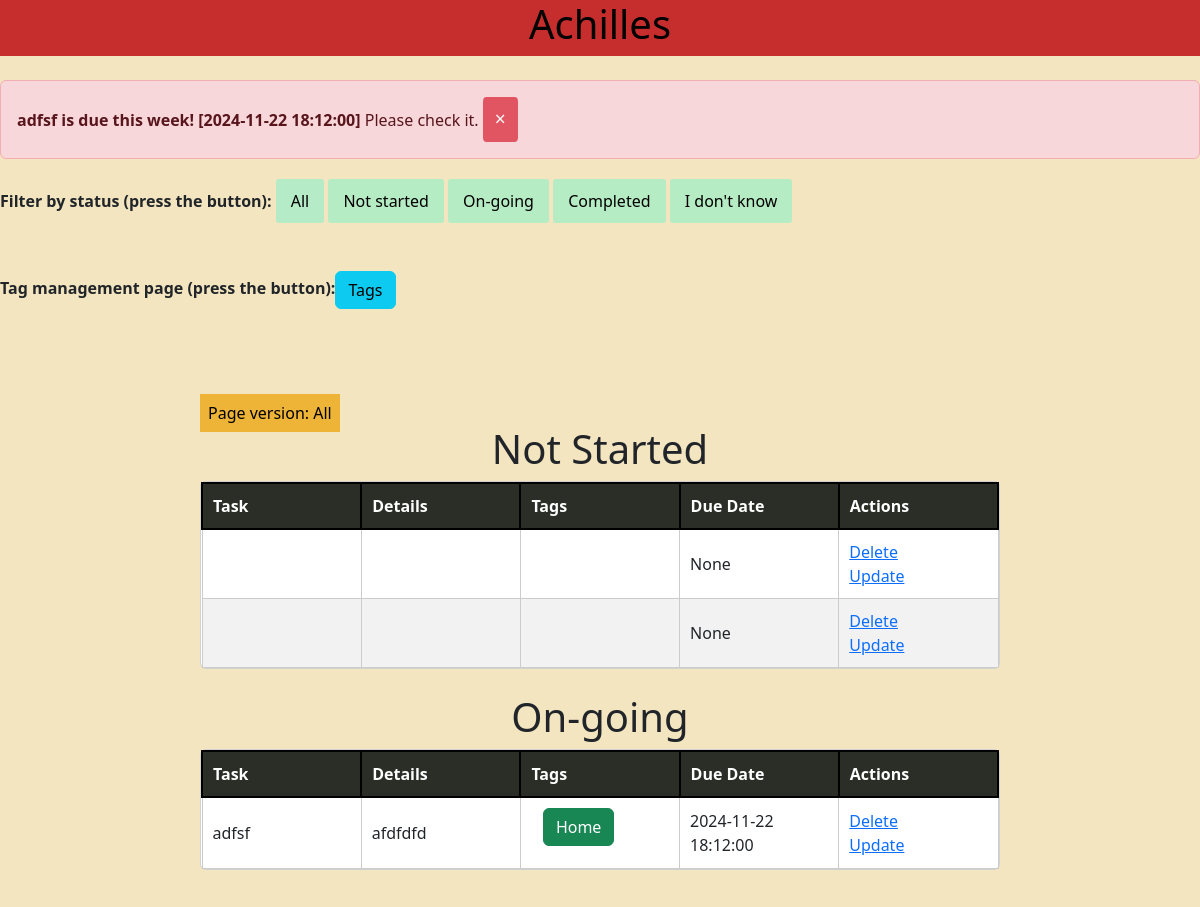
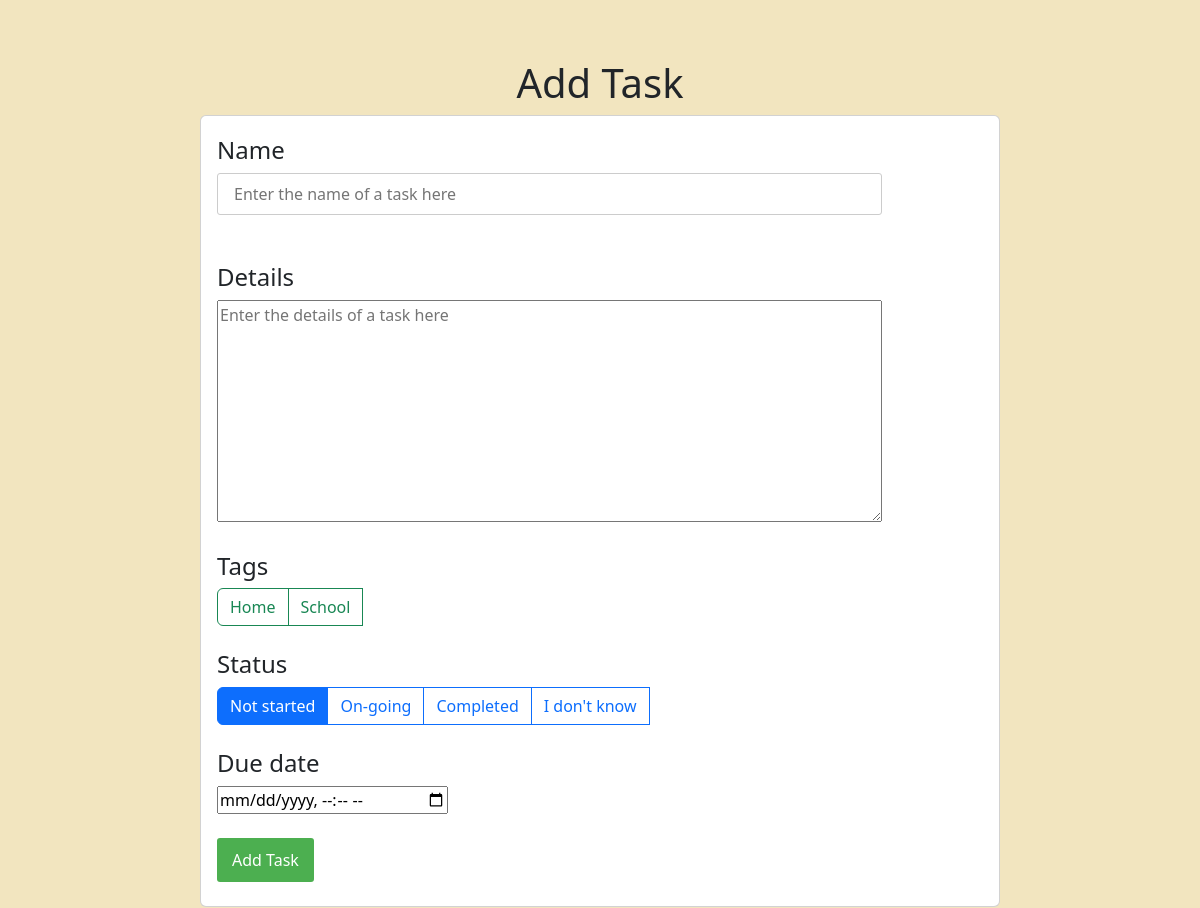
The app's page / (upper part), older data (2 pictures, top to bottom).
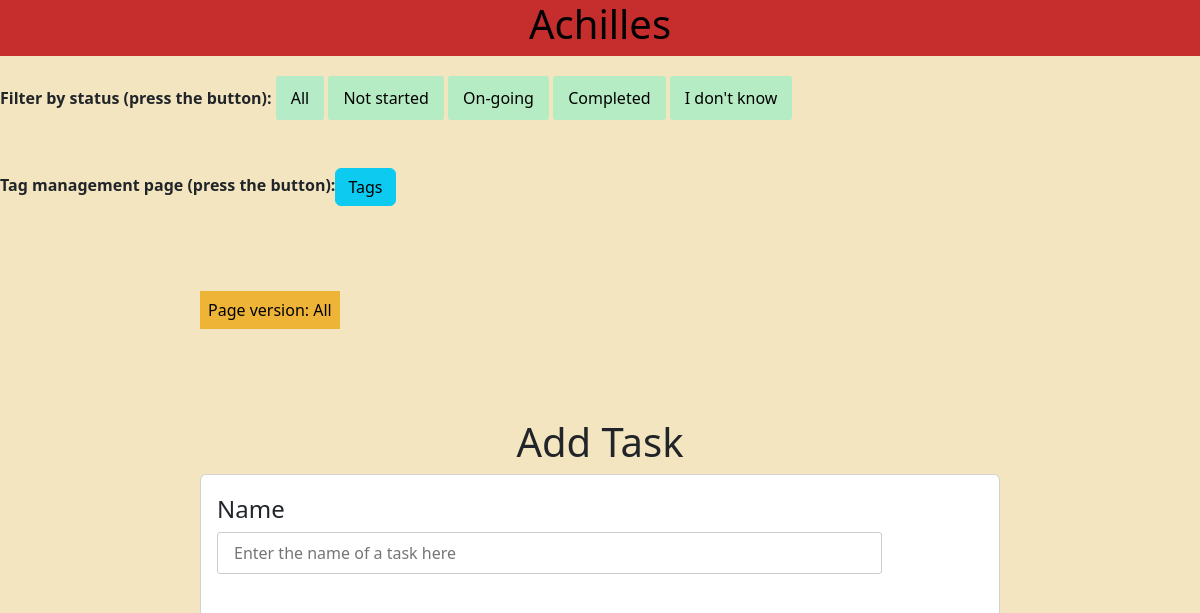
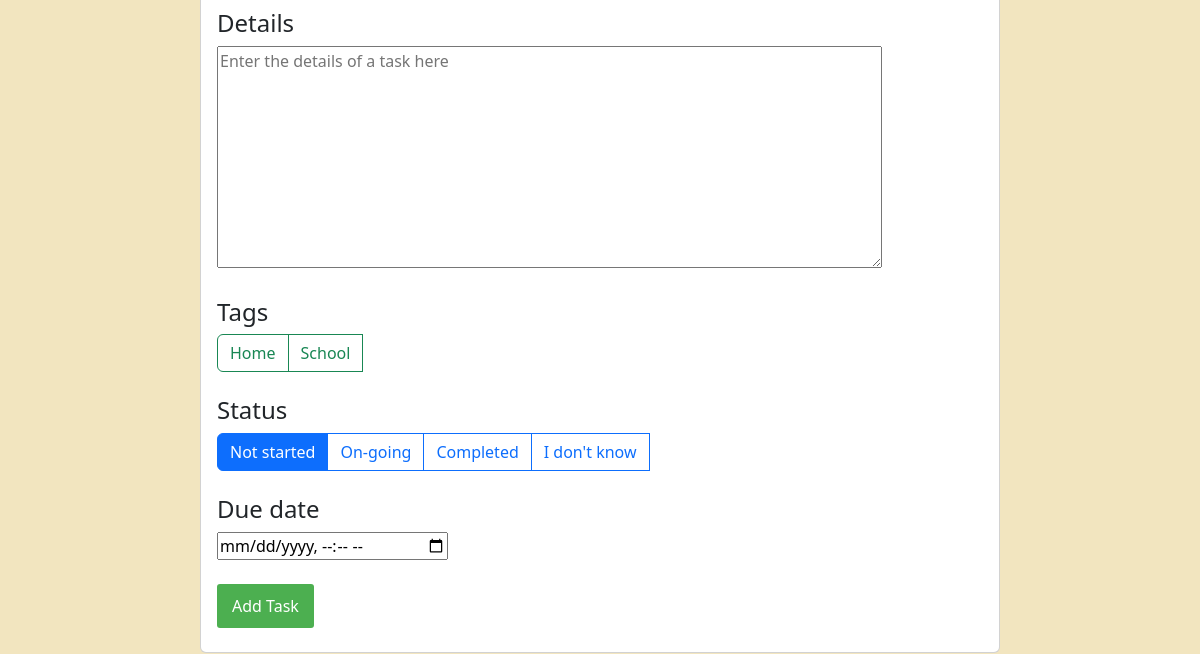
The same page, newer data (2 pictures, top to bottom).
### tables this page shows
CREATE TABLE Tasks (
    TID INTEGER PRIMARY KEY AUTOINCREMENT,
    Name VARCHAR(255) NOT NULL DEFAULT 'no name',
    Details VARCHAR(255) DEFAULT NULL,
    SID INTEGER DEFAULT 0 NOT NULL,
    DueDate datetime,
    FOREIGN KEY (SID) REFERENCES Statuses(SID)
);

CREATE TABLE Tags (
    TID INTEGER PRIMARY KEY AUTOINCREMENT,
    Name VARCHAR(255) UNIQUE
);

CREATE TABLE Statuses (
    SID INTEGER PRIMARY KEY AUTOINCREMENT,
    Name VARCHAR(255) UNIQUE
);

### app.py (the view)
@app.route('/', methods=['POST', 'GET'])
def index():
    if request.method == "POST":
        return IndexPost(request.form)
    else:
        return IndexGet()

### app.py (called while the page is built)
def rjson():
    with open("data.json", "r") as f:
        data = json.load(f)
    return data

def IndexGet():
    init()
    alt = raww("SELECT * FROM Tasks WHERE DueDate BETWEEN datetime('now', 'localtime') AND datetime('now','+7 day','localtime')")
    nstart = raww("SELECT * FROM Tasks WHERE SID = 1")
    doing = raww("SELECT * FROM Tasks WHERE SID = 2")
    com = raww("SELECT * FROM Tasks WHERE SID = 3")
    idk = raww("SELECT * FROM Tasks WHERE SID = 4")
    status = raww("SELECT * FROM Statuses")
    tags = raww("SELECT * FROM Tags ORDER BY Name")
    tt = raww("SELECT * FROM TaskTags")
    data = rjson()
    last = data["reset"]
    page = data["page"]
    ver = version[page]
    return render_template('index.html', alt=alt, nstart = nstart, doing=doing, com = com, idk=idk, tags=tags, status=status, last=last, tt=tt, page=page, ver=ver)

### db.py (called while the page is built)
def ins(a, b):
    q = f"SELECT 1 FROM {b} WHERE EXISTS (SELECT * FROM {b} WHERE Name = ?)"
    res = cur.execute(q, (a,))
    t = res.fetchall()
    if len(t)==0:
        q = f"INSERT INTO {b} (Name) VALUES (?)"
        cur.execute(q, (a,))
    con.commit()
    return ""

def init():
    for i in tables:
        cur.execute(tablemap[i])
    con.commit()
    lt = ["Not started", "On-going", "Completed", "I don\'t know"]
    for i in lt:
        ins(i, "Statuses")
    lt = ["School", "Home"]
    for i in lt:
        ins(i, "Tags")

def raww(query):
    res = cur.execute(query)
    res = res.fetchall()
    con.commit()
    return res

### templates/index.html (shortened to what this page needs)
{% extends 'base.html' %}
{% block body %}
{% if alt != [] %}
{% for i in alt %}
<br />
<div class="alert alert-danger alert-dismissible fade show" role="alert">
    <strong>{{i[1]}} is due this week! [{{i[4]}}]</strong> Please check it.
    <button type="button" class="close" data-dismiss="alert" aria-label="Close">
        <span aria-hidden="true">&times;</span>
    </button>
</div>
{% endfor %}
{% endif %}
<form action="/" method="POST">
    <strong>Filter by status (press the button):</strong>
    <input type="submit" style="-webkit-text-fill-color: black; background-color:rgba(0, 255, 221, 0.254);" name="page"
        value="All">
    <input type="submit" style="-webkit-text-fill-color: black; background-color:rgba(0, 255, 204, 0.254);" name="page"
        value="Not started">
    <input type="submit" style="-webkit-text-fill-color: black; background-color:rgb(0, 255, 204, 0.254);" name="page"
        value="On-going">
    <input type="submit" style="-webkit-text-fill-color: black; background-color:rgb(0, 255, 204, 0.254);" name="page"
        value="Completed">
    <input type="submit" role="button" style="-webkit-text-fill-color: black; background-color:rgb(0, 255, 204, 0.254);"
        name="page" value="I don't know">
</form>
<br />
<br />
<strong>Tag management page (press the button):</strong><a href="/tags"><button type="button"
        class="btn btn-info">Tags</button></a>
<br />
<br />
<div class="content pt-5">
    <div class="d-inline p-2 text-black" style="background-color: rgba(237, 165, 11, 0.749);">
        Page version: {{ver}}</div>
    {% if nstart != [] and (page == 0 or page == 1) %}
    <h1>Not Started</h1>
    <div class="card">
        <table id="demo" style="table-layout: fixed; width:100%;">
            <tr>
                <th>Task</th>
                <th>Details</th>
                <th>Tags</th>
                <th>Due Date</th>
                <th>Actions</th>
            </tr>
            {% for i in nstart %}
            <tr>
                <td>{{i[1]}}</td>
                <td>{{i[2]}}</td>
                <td>
                </td>
                <td>{{i[4]}}</td>
                <td>
                    <a href="/delete/{{i[0]}}" onclick="return confirm('Are you sure?')">Delete</a>
                    <br>
                    <a href="/update/{{i[0]}}">Update</a>
                </td>
            </tr>
            {% endfor %}
        </table>
    </div>
    {% endif %}
    <br />
    {% if doing != [] and (page == 0 or page == 2) %}
    <h1>On-going</h1>
    <div class="card">
        <table id="demo" style="table-layout: fixed; width: 100%;">
            <tr>
                <th>Task</th>
                <th>Details</th>
                <th>Tags</th>
                <th>Due Date</th>
                <th>Actions</th>
            </tr>
            {% for i in doing %}
            <tr>
                <td>{{i[1]}}</td>
                <td>{{i[2]}}</td>
                <td>
                    <div class="container">
                        {% for j in tt%}
                        {% if i[0] ==j[0]%}
                        {% for k in tags %}
                        {% if k[0] == j[1] %}
                        <button type="button" class="btn btn-success">{{k[1]}}</button>
                        {% endif %}
                        {% endfor %}
                        {% endif %}
                        {% endfor %}
                    </div>
                </td>
                <td>{{i[4]}}</td>
                <td>
                    <a href="/delete/{{i[0]}}" onclick="return confirm('Are you sure?')">Delete</a>
                    <br>
                    <a href="/update/{{i[0]}}">Update</a>
                </td>
            </tr>
            {% endfor %}
        </table>
    </div>
    {% endif %}
    <br />
    <br />
    <br />
    <br />
    <h1 class="center">Add Task</h1>
    <div class="card g-4 ex1">
        <form action="/" method="POST">
            <h4>Name</h4>
            <div>
                <input type="text" name="con" id="content" style="width: 85%; padding: .5em 1em;"
                    placeholder="Enter the name of a task here">
            </div><br />
            <br />
            <h4>Details</h4>
            <div>
                <a><textarea rows="9%" cols="85%" name="det" id="det"
                        placeholder="Enter the details of a task here"></textarea></a>
            </div>
            <br />
            <h4>Tags</h4>
            <div class="btn-group" role="group" aria-label="Basic checkbox toggle button group">
                {% for tag in tags %}
                <label class="btn btn-outline-success" for="btncheck{{tag[0]}}">{{tag[1]}}</label>
                <br />
                {% endfor %}
            </div>
            <br />
            <br />
            <h4>Status</h4>
            <div class="btn-group" role="group" aria-label="Basic radio toggle button group">
                {% for i in status %}
                <label class="btn btn-outline-primary" for="status{{i[0]}}">{{i[1]}}</label>
                <br />
                {% endfor %}
            </div>
            <br />
            <br />
            <h4>Due date</h4>
            <div>
                <input type="datetime-local" name="date" value="" id="deadline">
            </div>
            <br />
            <input type="submit" value="Add Task">
            <br />
            <br />
    </div>
    <br />
    <br />
</div>
<br />
{% endblock %}

### templates/base.html (shortened to what this page needs)
<!doctype html>
<html lang="en">
<head>
    <link rel="stylesheet" href="{{ url_for('static', filename='css/main.css') }}">
    <link href="https://cdn.jsdelivr.net/npm/bootstrap@5.3.3/dist/css/bootstrap.min.css" rel="stylesheet">
</head>
<body>
    <div style="background-color: #C62E2E;">
        <h1 class="center"><a style="text-decoration: none; color:black" href="/">Achilles</a></h1>
    </div>
    <div style=" background-color: #F2E5BF">
        {% block body %}{% endblock %}
    </div>
</body>
</html>

### static/css/main.css (style rules this page uses)
body { font-family: "Roboto", Arial, sans-serif; margin: 0; padding: 0; text-rendering: optimizeLegibility; display: flex; flex-direction: column; justify-content: center; }
.content { max-width: 70%; margin: 20px auto; padding: 20px; }
h1 { text-align: center; margin-bottom: 20px; }
form { margin-top: 20px; }
input[type="text"] { padding: 10px; border: 1px solid #ccc; border-radius: 3px; }
input[type="submit"] { padding: 10px 15px; background-color: #4caf50; color: white; border: none; cursor: pointer; border-radius: 3px; }
a { text-decoration: none; color: #333; }
.center { display: block; margin-left: auto; margin-right: auto; width: 50%; }
textarea { -webkit-box-sizing: border-box; -moz-box-sizing: border-box; box-sizing: border-box; width: 85%; height: 20%; }
button { height: 55% }
div.ex1 { padding-left: 2%; }

Row changes from the older to the newer data that the page shows:
removed Tasks: Name "adfsf", DueDate "2024-11-22 18:12:00", Details "afdfdfd", Tags (Name "Home")
removed Tasks: i "None", shown under "Not Started"
removed Tasks: i "None", shown under "Not Started"
removed TaskTags: Tags (Name "Home")
Text that changed along with them:
text no longer shown: "Not Started Task Details Tags Due Date Actions On-going Task Details Tags Due Date Actions"
